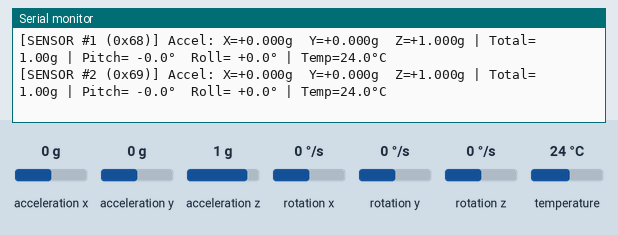
Simulated run of this sketch. Board: ESP32. On the bench: the last lines printed to the serial monitor. Inputs (shaded band) come from the test bench; at power-on: acceleration x 0 g, acceleration y 0 g, acceleration z 1 g, temperature 24 °C, rotation x 0 °/s, rotation y 0 °/s, rotation z 0 °/s.

Above: at 4.2 s.
4.3 s: acceleration x set to -1.4 g
At 4.53 s:
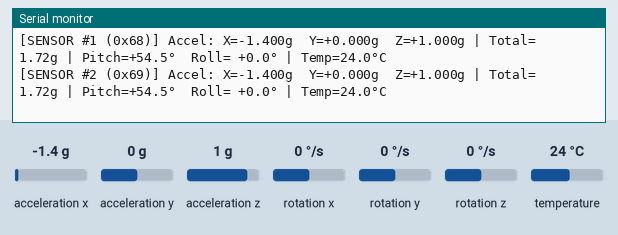
5.8 s: acceleration y set to -1.4 g
At 6.04 s:
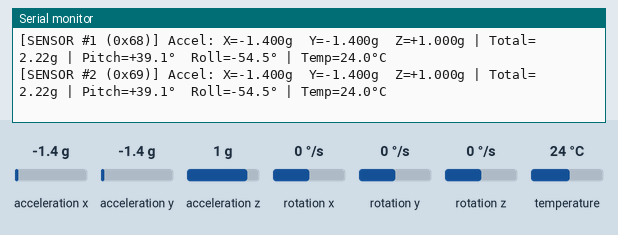
7.3 s: acceleration x set to 0 g
At 7.56 s:
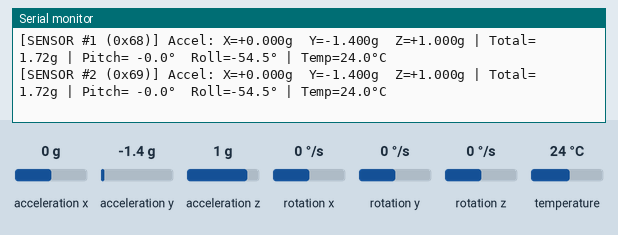
8.9 s: acceleration z set to -1.4 g
At 9.08 s:
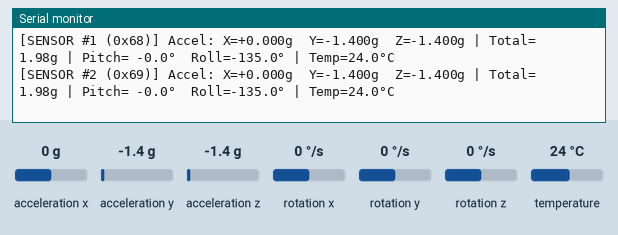
10.4 s: temperature set to 12 °C
At 10.6 s:
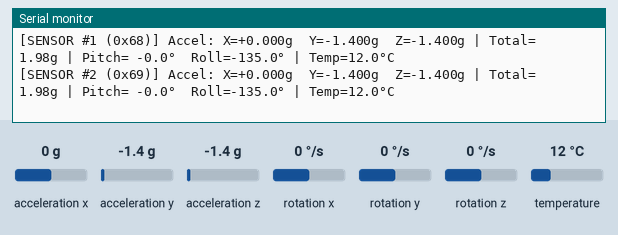

Measured:
- after the input at 4.3 s, the serial monitor: prints a new line after 0.06 s (image 1)
- after the input at 5.8 s, the serial monitor: prints a new line after 0.08 s (image 2)
- after the input at 7.3 s, the serial monitor: prints a new line after 0.10 s (image 3)
- after the input at 8.9 s, the serial monitor: prints a new line at once (image 4)
- after the input at 10.4 s, the serial monitor: prints a new line at once (image 5)

The sketch:

mpu6050_test.ino
```cpp
/*
 * ═══════════════════════════════════════════════════════════════════
 *  MPU-6050 Accelerometer Standalone Test & Scanner
 * ═══════════════════════════════════════════════════════════════════
 *
 *  WIRING INSTRUCTIONS:
 *
 *  ► For 1 Sensor (Building 1 - Default):
 *    MPU-6050 Pin   ➔   ESP32 Pin
 *    ────────────       ─────────
 *    VCC            ➔   VIN (or 5V / 3.3V)
 *    GND            ➔   GND
 *    SCL            ➔   GPIO 22 (labeled D22 or 22)
 *    SDA            ➔   GPIO 21 (labeled D21 or 21)
 *    AD0            ➔   GND (sets I2C address to 0x68)
 *
 *  ► For 2nd Sensor (Building 2 - Optional):
 *    Share VCC, GND, SDA (21), SCL (22) with Sensor #1, BUT:
 *    AD0            ➔   3.3V (sets I2C address to 0x69)
 * ═══════════════════════════════════════════════════════════════════
 */

#include <Wire.h>
#include <Adafruit_MPU6050.h>
#include <Adafruit_Sensor.h>

#define I2C_SDA 21
#define I2C_SCL 22

Adafruit_MPU6050 mpu1; // Address 0x68
Adafruit_MPU6050 mpu2; // Address 0x69

bool has_mpu1 = false;
bool has_mpu2 = false;

void scanI2C() {
  Serial.println("==================================================");
  Serial.printf("🔍 Scanning I2C Bus on SDA = GPIO %d, SCL = GPIO %d...\n", I2C_SDA, I2C_SCL);
  Serial.println("==================================================");

  byte devices = 0;
  for (byte address = 1; address < 127; address++) {
    Wire.beginTransmission(address);
    byte error = Wire.endTransmission();

    if (error == 0) {
      Serial.printf("   Found I2C Device at address: 0x%02X", address);
      if (address == 0x68) Serial.print("  <-- MPU-6050 #1 (AD0 to GND)");
      if (address == 0x69) Serial.print("  <-- MPU-6050 #2 (AD0 to 3.3V)");
      Serial.println();
      devices++;
    }
  }

  if (devices == 0) {
    Serial.println("\n  NO I2C DEVICES FOUND!");
    Serial.println("  Possible causes:");
    Serial.println("   1. SDA and SCL are reversed (swap pin 21 and pin 22).");
    Serial.println("   2. VCC is not getting power (try connecting VCC to VIN or 5V).");
    Serial.println("   3. GND wire is loose or disconnected.");
    Serial.println("   4. Breadboard connection is loose.");
  }
  Serial.println("==================================================\n");
}

void setup() {
  Serial.begin(115200);
  delay(1000);

  Serial.println("\n\n##################################################");
  Serial.println("       ESP32 MPU-6050 ACCELEROMETER TEST");
  Serial.println("##################################################\n");

  Wire.begin(I2C_SDA, I2C_SCL);
  scanI2C();

  // Try initializing MPU #1 (0x68)
  if (mpu1.begin(0x68)) {
    has_mpu1 = true;
    mpu1.setAccelerometerRange(MPU6050_RANGE_2_G);
    mpu1.setGyroRange(MPU6050_RANGE_500_DEG);
    mpu1.setFilterBandwidth(MPU6050_BAND_21_HZ);
    Serial.println("MPU-6050 #1 (0x68) INITIALIZED SUCCESSFULLY!");
  } else {
    Serial.println("MPU-6050 #1 (0x68) not ready.");
  }

  // Try initializing MPU #2 (0x69)
  if (mpu2.begin(0x69)) {
    has_mpu2 = true;
    mpu2.setAccelerometerRange(MPU6050_RANGE_2_G);
    mpu2.setGyroRange(MPU6050_RANGE_500_DEG);
    mpu2.setFilterBandwidth(MPU6050_BAND_21_HZ);
    Serial.println(" MPU-6050 #2 (0x69) INITIALIZED SUCCESSFULLY!");
  } else {
    Serial.println("ℹMPU-6050 #2 (0x69) not connected (Normal if using 1 sensor).");
  }

  Serial.println("\nStarting live readings in 2 seconds...");
  delay(2000);
}

void loop() {
  // If no sensors were detected, keep scanning every 3 seconds so you can adjust wires without re-uploading!
  if (!has_mpu1 && !has_mpu2) {
    Serial.println("No sensor detected. Rescanning in 3 seconds... (Check wires)");
    delay(3000);
    scanI2C();
    if (mpu1.begin(0x68)) {
      has_mpu1 = true;
      Serial.println("MPU-6050 #1 (0x68) CONNECTED!");
    }
    if (mpu2.begin(0x69)) {
      has_mpu2 = true;
      Serial.println("MPU-6050 #2 (0x69) CONNECTED!");
    }
    return;
  }

  // Read MPU #1
  if (has_mpu1) {
    sensors_event_t a1, g1, t1;
    mpu1.getEvent(&a1, &g1, &t1);

    // Convert m/s² to g (divide by 9.81)
    float ax = a1.acceleration.x / 9.81;
    float ay = a1.acceleration.y / 9.81;
    float az = a1.acceleration.z / 9.81;
    float total_g = sqrt(ax * ax + ay * ay + az * az);

    // Pitch and Roll in degrees
    float roll  = atan2(ay, az) * 180.0 / PI;
    float pitch = atan2(-ax, sqrt(ay * ay + az * az)) * 180.0 / PI;

    Serial.printf("[SENSOR #1 (0x68)] Accel: X=%+6.3fg  Y=%+6.3fg  Z=%+6.3fg | Total=%5.2fg | Pitch=%+5.1f°  Roll=%+5.1f° | Temp=%4.1f°C\n",
                  ax, ay, az, total_g, pitch, roll, t1.temperature);
  }

  // Read MPU #2
  if (has_mpu2) {
    sensors_event_t a2, g2, t2;
    mpu2.getEvent(&a2, &g2, &t2);

    float ax = a2.acceleration.x / 9.81;
    float ay = a2.acceleration.y / 9.81;
    float az = a2.acceleration.z / 9.81;
    float total_g = sqrt(ax * ax + ay * ay + az * az);

    float roll  = atan2(ay, az) * 180.0 / PI;
    float pitch = atan2(-ax, sqrt(ay * ay + az * az)) * 180.0 / PI;

    Serial.printf("[SENSOR #2 (0x69)] Accel: X=%+6.3fg  Y=%+6.3fg  Z=%+6.3fg | Total=%5.2fg | Pitch=%+5.1f°  Roll=%+5.1f° | Temp=%4.1f°C\n",
                  ax, ay, az, total_g, pitch, roll, t2.temperature);
  }

  delay(200); // 5 updates per second
}
```
